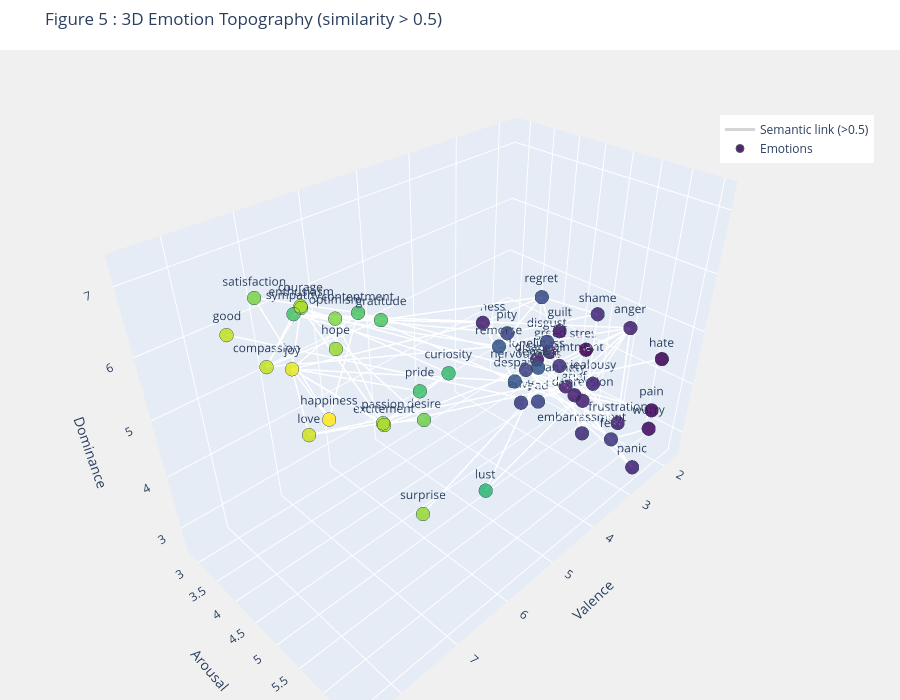

The notebook cell this image was saved under:
### Markdown cell above
## c. 3D visualization of emotions in VAD space

To get a better intuition of how emotions are organized, let's plot them in the 3D VAD space. Each dot is an emotion, and the lines connect pairs that are semantically linked (similarity > 0.50).

### Code cell
# ------ CODE GENERATED WITH GEMINI 3.1 Pro ------

def plot_emotion_topography(df_edges, df_vad, min_similarity):
    """
    Parameters:
        df_edges (pd.DataFrame): DataFrame containing source, target, similarity columns.
        df_vad (pd.DataFrame): DataFrame indexed by word with Valence, Arousal, Dominance columns.
        min_similarity (float): Minimum cosine similarity to display an edge.
    """

    # Step 1: Filter edges to only keep those above the similarity threshold
    filtered_edges = df_edges[df_edges["similarity"] >= min_similarity]

    # Step 2: Extract the unique set of emotion nodes involved in the filtered edges
    nodes = set(filtered_edges["source"]).union(set(filtered_edges["target"]))
    valid_nodes = [n for n in nodes if n in df_vad.index]
    node_data = df_vad.loc[valid_nodes].reset_index()

    # Step 3: Create the scatter trace for emotion nodes
    trace_nodes = go.Scatter3d(
        x=node_data["Valence"],
        y=node_data["Arousal"],
        z=node_data["Dominance"],
        mode="markers+text",
        text=node_data["Word"],
        textposition="top center",
        marker=dict(
            size=8,
            color=node_data["Valence"],
            colorscale="Viridis",
            opacity=0.9,
            line=dict(width=1, color="DarkSlateGrey")
        ),
        name="Emotions"
    )

    # Step 4: Create the line trace for semantic links between emotion pairs
    edge_x, edge_y, edge_z = [], [], []
    for _, row in filtered_edges.iterrows():
        n1, n2 = row["source"], row["target"]
        if n1 in df_vad.index and n2 in df_vad.index:
            x0, y0, z0 = df_vad.loc[n1]
            x1, y1, z1 = df_vad.loc[n2]
            edge_x.extend([x0, x1, None])
            edge_y.extend([y0, y1, None])
            edge_z.extend([z0, z1, None])

    trace_edges = go.Scatter3d(
        x=edge_x, y=edge_y, z=edge_z,
        mode="lines",
        line=dict(color="rgba(150, 150, 150, 0.4)", width=3),
        name=f"Semantic link (>{min_similarity})"
    )

    # Step 5: Configure the 3D layout with axis labels and styling
    layout = go.Layout(
        title=f"Figure 5 : 3D Emotion Topography (similarity > {min_similarity})",
        scene=dict(
            xaxis_title="Valence",
            yaxis_title="Arousal",
            zaxis_title="Dominance",
            bgcolor="rgb(240, 240, 240)"
        ),
        margin=dict(l=0, r=0, b=0, t=50),
        legend=dict(x=0.8, y=0.9),
        height=700
    )

    # Step 6: Assemble and render the final figure
    fig = go.Figure(data=[trace_edges, trace_nodes], layout=layout)
    fig.show()

# Displaying the 3D visualization with the previously defined threshold
plot_emotion_topography(df_edges, df_vad, THRESHOLD)

### Figure 1 — Plotly figure (JSON) as saved in the notebook; plotly's stock layout.template omitted (floating-point values rounded to 4 significant figures; data arrays with more than 128 entries replaced by an {"elided": "..."} marker saying what was removed)
{"data": [{"line": {"color": "rgba(150, 150, 150, 0.4)", "width": 3}, "mode": "lines", "name": "Semantic link (>0.5)", "type": "scatter3d", "x": {"elided": "267 float values"}, "y": {"elided": "267 float values"}, "z": {"elided": "267 float values"}}, {"marker": {"color": [2.0, 6.26, 6.62, 2.48, 7.21, 6.57, 7.53, 2.72, 8.0, 7.14, 6.67, 3.05, 2.56, 2.35, 7.67, 2.79, 2.38, 7.44, 2.1, 3.18, 2.93, 8.48, 2.4, 1.96, 3.61, 6.5, 2.29, 3.32, 2.45, 3.63, 1.79, 3.6, 8.21, 2.58, 7.9, 6.37, 2.44, 7.05, 7.62, 2.62, 7.48, 2.5, 3.24, 2.33, 3.41, 3.1, 7.18, 7.89], "colorscale": [[0, "#440154"], [0.1111, "#482878"], [0.2222, "#3e4989"], [0.3333, "#31688e"], [0.4444, "#26828e"], [0.5556, "#1f9e89"], [0.6667, "#35b779"], [0.7778, "#6ece58"], [0.8889, "#b5de2b"], [1, "#fde725"]], "line": {"color": "DarkSlateGrey", "width": 1}, "opacity": 0.9, "size": 8}, "mode": "markers+text", "name": "Emotions", "text": ["pain", "lust", "contentment", "greed", "optimism", "sympathy", "passion", "embarrassment", "love", "enthusiasm", "gratitude", "envy", "panic", "loneliness", "courage", "disappointment", "anxiety", "surprise", "worry", "pity", "fear", "happiness", "sadness", "hate", "despair", "pride", "guilt", "disgust", "frustration", "remorse", "stress", "tension", "joy", "jealousy", "compassion", "curiosity", "depression", "desire", "excitement", "shame", "hope", "anger", "bad", "grief", "regret", "nervousness", "satisfaction", "good"], "textposition": "top center", "type": "scatter3d", "x": [2.0, 6.26, 6.62, 2.48, 7.21, 6.57, 7.53, 2.72, 8.0, 7.14, 6.67, 3.05, 2.56, 2.35, 7.67, 2.79, 2.38, 7.44, 2.1, 3.18, 2.93, 8.48, 2.4, 1.96, 3.61, 6.5, 2.29, 3.32, 2.45, 3.63, 1.79, 3.6, 8.21, 2.58, 7.9, 6.37, 2.44, 7.05, 7.62, 2.62, 7.48, 2.5, 3.24, 2.33, 3.41, 3.1, 7.18, 7.89], "y": [6.27, 6.44, 4.6, 4.45, 4.95, 3.08, 6.08, 5.45, 5.36, 4.18, 5.09, 4.35, 6.4, 4.09, 5.0, 4.9, 4.78, 6.57, 6.33, 4.07, 6.14, 6.5, 2.81, 6.26, 4.64, 5.54, 4.48, 5.0, 5.94, 4.29, 4.72, 5.08, 5.55, 5.45, 4.5, 5.9, 5.2, 6.2, 6.21, 5.4, 5.29, 5.93, 4.86, 4.95, 4.9, 4.45, 3.18, 3.66], "z": [3.47, 4.64, 6.58, 4.0, 6.9, 5.9, 6.23, 2.92, 5.92, 6.69, 6.71, 3.16, 2.65, 3.61, 7.27, 4.08, 3.39, 5.17, 3.17, 4.52, 3.32, 7.05, 3.84, 4.47, 4.05, 5.83, 4.35, 4.84, 3.27, 4.57, 3.85, 4.53, 7.0, 3.89, 6.36, 6.21, 3.33, 6.07, 6.33, 5.21, 6.78, 5.14, 3.56, 3.26, 5.63, 3.93, 6.44, 6.41]}], "layout": {"height": 700, "legend": {"x": 0.8, "y": 0.9}, "margin": {"b": 0, "l": 0, "r": 0, "t": 50}, "scene": {"bgcolor": "rgb(240, 240, 240)", "xaxis": {"title": {"text": "Valence"}}, "yaxis": {"title": {"text": "Arousal"}}, "zaxis": {"title": {"text": "Dominance"}}}, "title": {"text": "Figure 5 : 3D Emotion Topography (similarity > 0.5)"}}}
